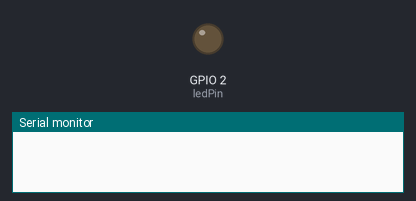
The sketch below on a simulated ESP8266 (NodeMCU). On the bench: output pins drawn as LEDs (lit = HIGH), the last lines printed to the serial monitor. WiFi joins after 1.5 s; servers stay silent unless stated.

Above: at 0.0 s.
At 2.8 s:
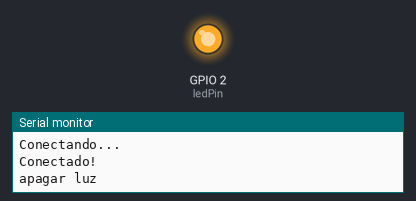
Timing chart, 0 to 4.3 s (numbered marks = the images above):
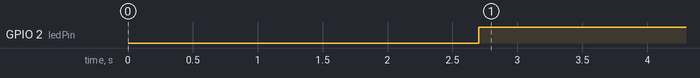

The sketch:

espPae.ino
```cpp
// EspDebug - Test sketch for ESP8266 module

#include <ESP8266WiFi.h>
#include <ESP8266HTTPClient.h>

/* Datos de conección a wifi */
const char* ssid = "SPEED_LONDONO";
const char* password = "011100FL";

// dirección del servidor
String url = "http://35.226.204.189/api/device/3205901539/state";
int ledPin = 2;

void setup() {
  pinMode(ledPin, OUTPUT);
  Serial.begin(9600);
  delay(1000);
  Serial.println("running");


  /* // Conectar WiFi */
  WiFi.begin(ssid, password);
  while (WiFi.status() != WL_CONNECTED) {
    Serial.println("Conectando...");
    delay(500);
  }
  Serial.println("Conectado!");
}
HTTPClient http;
WiFiClient client;

bool turnLightOn() {
  String payload;
  if (http.begin(client, url))  //Iniciar conexión
  {
    int httpCode = http.GET();  // Realizar petición

    if (httpCode > 0) {

      if (httpCode == HTTP_CODE_OK || httpCode == HTTP_CODE_MOVED_PERMANENTLY) {
        payload = http.getString();  // Obtener respuesta
      }
    }

    http.end();
  }
  /* La respuesta del servidor puede ser: */
  /* {LightState:true} o {LightState:false}*/
  /* notemos que suficiente saber si el caracter despues de : es "t" o "f"*/

  /* variable sera el valor numerico que representa a "t" o "f"*/
  int variable = int(payload.charAt(14));
  /* 116 es el valor ascii de "t" */
  if (variable == 116) {
    return true;
  }
  /* 116 es el valor ascii de "f" */
  if (variable == 102) {
    return false;
  }
  return false;
}

void loop() {

  if (turnLightOn()) {
    Serial.println("encender luz");
    digitalWrite(ledPin,LOW);
  } else {
    Serial.println("apagar luz");
    digitalWrite(ledPin,HIGH);
  }


  delay(2000);
}
```

Measured:
- by itself, GPIO 2 (ledPin): LOW → HIGH at 2.7 s
